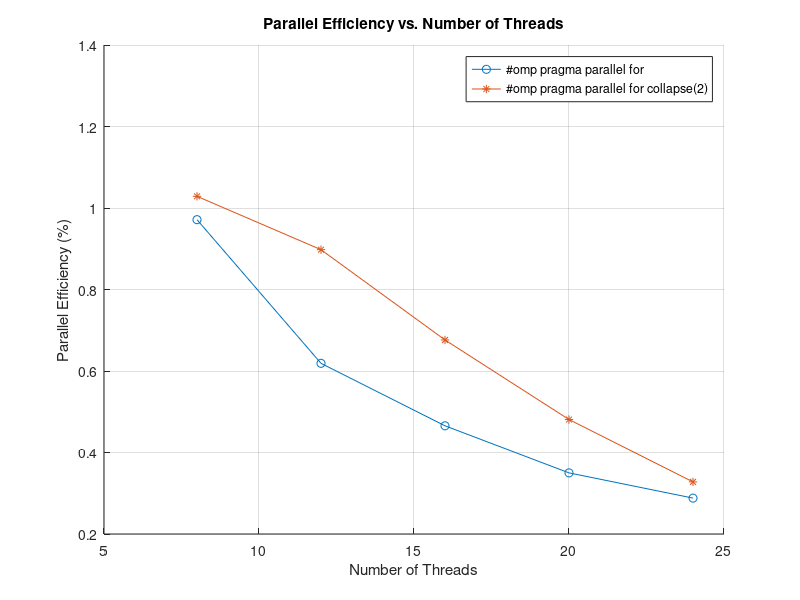
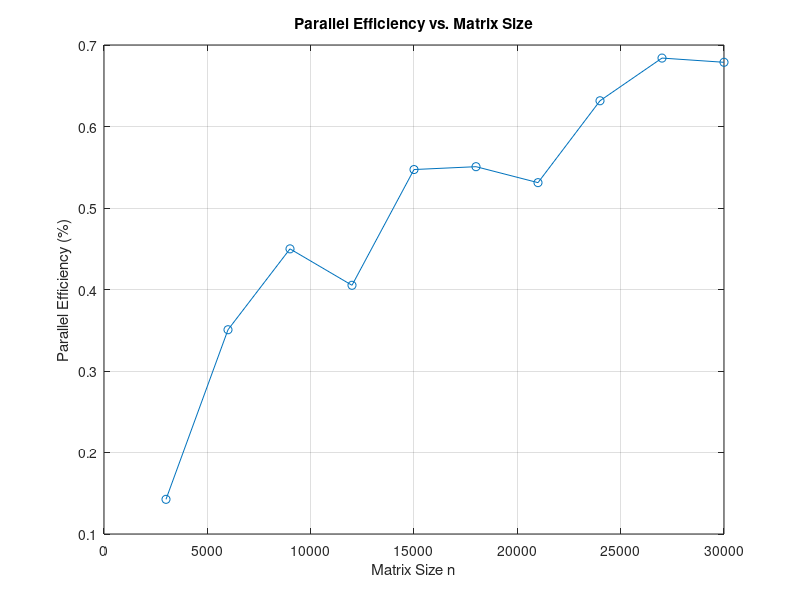

Write MATLAB code to recreate these figures, in order.
clear all
close all

threads = [8, 12, 16, 20, 24];
t_secs_serial = [2.51, 2.51, 2.51, 2.52, 2.51];
t_secs_nested = [0.323, 0.338, 0.337, 0.360, 0.363];
t_secs_collapse = [0.305, 0.233, 0.232, 0.262, 0.319];



% Plot Parallel Efficiency as a function of n
parallel_efficiency_nested = t_secs_serial ./ (t_secs_nested .* threads);
parallel_efficiency_collapse = t_secs_serial ./ (t_secs_collapse .* threads);

figure(1)
hold on
plot(threads, parallel_efficiency_nested, '-o');
plot(threads, parallel_efficiency_collapse, '-*');
xlabel('Number of Threads');
ylabel('Parallel Efficiency (%)');
title('Parallel Efficiency vs. Number of Threads');
legend('#omp pragma parallel for', '#omp pragma parallel for collapse(2)');
grid on;
hold off

% Back Solve Data
threads = 8;
n = [3000, 6000, 9000, 12000, 15000, 18000, 21000, 24000, 27000, 30000];
t_secs_serial = [0.130, 0.662, 1.49, 2.82, 4.29 6.30, 9.73, 17.28, 14.5, 18.3];
t_secs_static = [0.114, 0.236, 0.414, 0.87, 0.98, 1.43, 2.29, 3.42, 2.65, 3.37];
t_secs_dynamic = [1.93, 8.39, 18.3];

% Plot Parallel Efficiency as a function of n
parallel_efficiency_static = t_secs_serial ./ (t_secs_static * threads);
figure(2)
plot(n, parallel_efficiency_static, '-o');
xlabel('Matrix Size n');
ylabel('Parallel Efficiency (%)');
title('Parallel Efficiency vs. Matrix Size');
grid on;